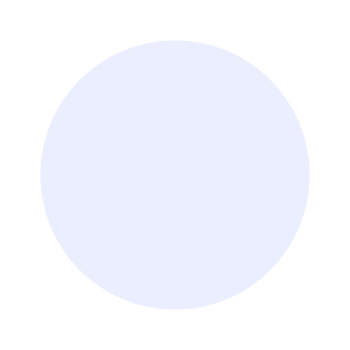
Frame 1 (no input)
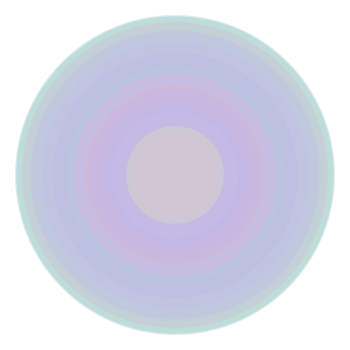
Frame 60 (the mouse pressed at the canvas centre just before this capture)
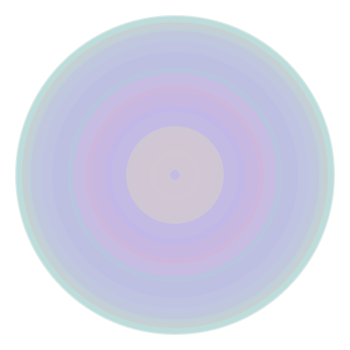
Frame 120 (the mouse held since frame 60 and released just before this capture)

The Processing sketch that drew these frames (run headless with seeded random() and noise(); from frame 60 on, the mouse is pressed at the canvas centre):

// Processing sketch: processing_177100
// ── processing_177100.pde

int counter;

void setup() {  //setup function called initially, only once
  size(350, 350);
  background(255);  //set background white
  colorMode(HSB);   //set colors to Hue, Saturation, Brightness mode
  counter = 0;
}

void draw() {  //draw function loops 
  counter++;
  noStroke();
  fill(random(255),100,255,50);
  
  if(mousePressed == true) { //add some interaction
    ellipse(mouseX, mouseY, 10, 10);
  }
  else {
    ellipse(width/2, height/2, 320*sin(counter), 320*sin(counter));
  }
}
